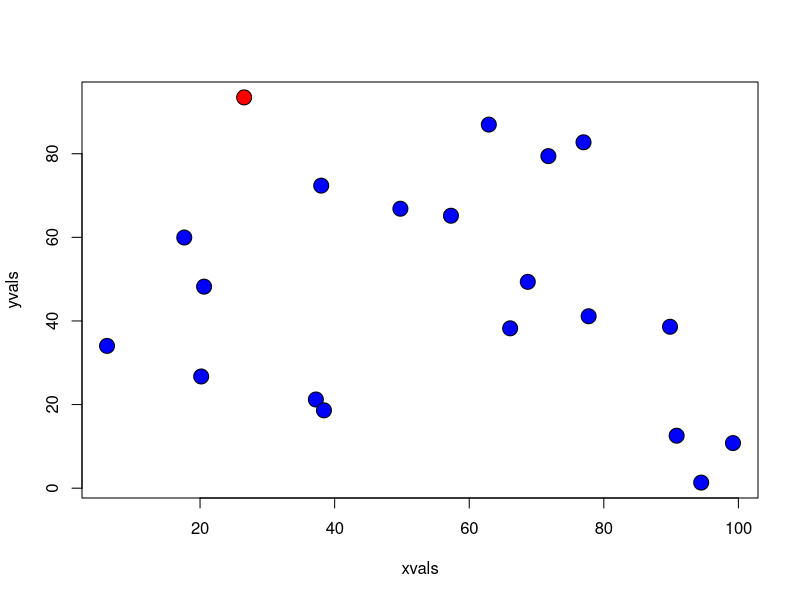

R code for this plot:
numofcities = 20
set.seed(1)
T = 100
p = 0.9
gamma=0.2
c = 5
vmax=0.85
vbase=0.15
V = function(It,Nt) ((vmax-vbase)*(It/Nt))+vbase
phi=0
numofinfected=0
S = matrix(data = 0, nrow = T, ncol = numofcities)
S[1,] = 1000
S[1,1]=999
I = matrix(data = 0, nrow = T, ncol = numofcities)
I[1,1]=1
R = matrix(data = 0, nrow = T, ncol = numofcities)
N=matrix(data=1000,nrow=1,ncol=numofcities)
N[1,1] = 500
Nmax=max(N)
xvals=runif(n=numofcities,min=0,max=100)
yvals=runif(n=numofcities,min=0,max=100)

distances = function(x1,y1,x2,y2) sqrt((x2-x1)^2+(y2-y1)^2) 
D = matrix(data = 0, nrow = numofcities, ncol = numofcities)
for(i in 1:numofcities){
  for(j in 1:numofcities){
    D[i,j]=distances(xvals[i],yvals[i],xvals[j],yvals[j])
  }
}

beta = p*c
alpha = 2
E=matrix(data = 0,nrow=1,ncol=numofcities)
for(t in 1:(T-1)){
  E=exp(-beta*((1/(D+1)^alpha)%*%((I[t,]/N[1,])*(N[1,]/Nmax))))
  S[t+1,] = (S[t,]*E*(1-V(I[t,],N[1,]))) + (phi*R[t,])
  I[t+1,] = S[t,]*(1-E)*(1-V(I[t,],N[1,])) + I[t,]*(1-gamma)
  R[t+1,] = ((1-phi)*R[t,])+(I[t,]*gamma)+V(I[t,],N[1,])*S[t,]
}



mycol=colorRamp(c(rgb(0,0,1), rgb(1,0,0)))
time=1
maxfrac=max(I[time,]/N[1,])
cols=mycol(I[time,]/N[1,]/maxfrac)/255
plot(xvals,yvals,pch=21,bg=rgb(cols),cex=2)

#matplot(I,type="l",col=1,lty=1)

